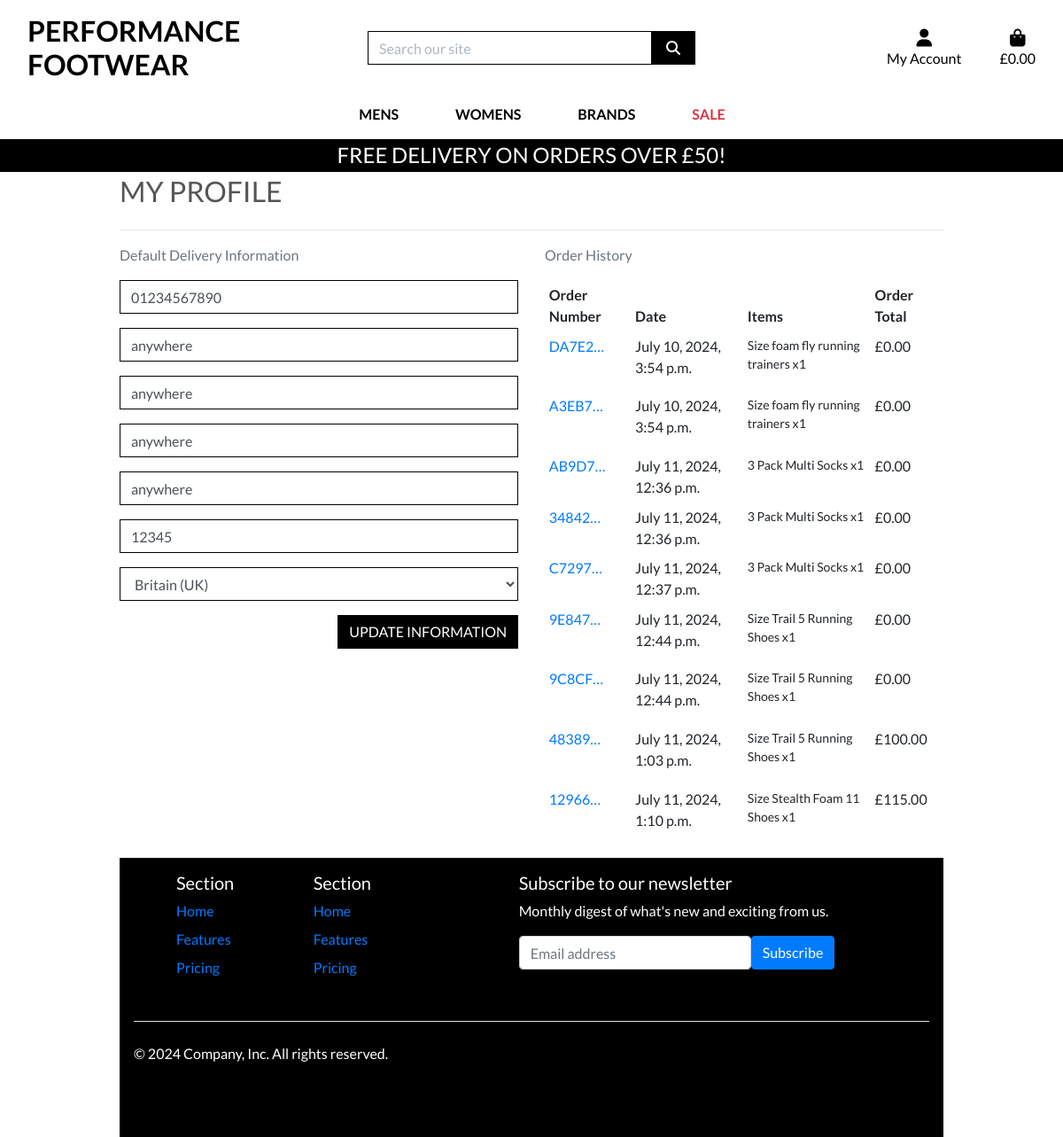
The page /profile/ (signed in) on the database as committed earlier.
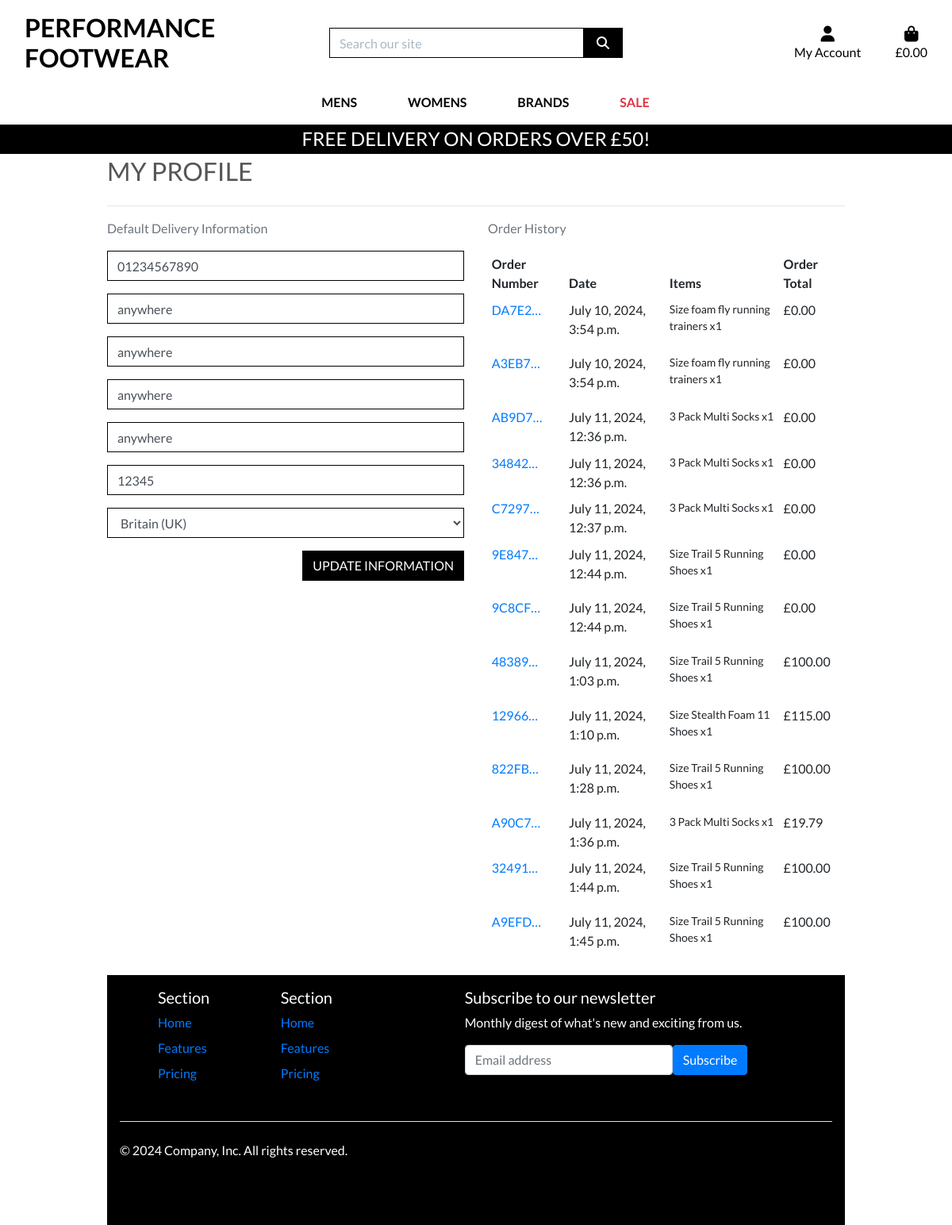
The same page on the database as committed later.
### profiles/models.py (models this page shows, shortened)
class UserProfile(models.Model):
    user = models.OneToOneField(User, on_delete=models.CASCADE)
    default_phone_number = models.CharField(max_length=20, null=True, blank=True)
    default_street_address1 = models.CharField(max_length=80, null=True, blank=True)
    default_street_address2 = models.CharField(max_length=80, null=True, blank=True)
    default_town_or_city = models.CharField(max_length=40, null=True, blank=True)
    default_county = models.CharField(max_length=80, null=True, blank=True)
    default_postcode = models.CharField(max_length=20, null=True, blank=True)
    default_country = CountryField(blank_label='Country', null=True, blank=True)

### checkout/models.py (models this page shows, shortened)
class Order(models.Model):
    order_number = models.CharField(max_length=32, null=False, editable=False)
    user_profile = models.ForeignKey(UserProfile, on_delete=models.SET_NULL,
                                      null=True, blank=True, related_name='orders')
    full_name = models.CharField(max_length=50, null=False, blank=False)
    email = models.EmailField(max_length=254, null=False, blank=False)
    phone_number = models.CharField(max_length=20, null=False, blank=False)
    country = CountryField(blank_label='Country *', null=False, blank=False)
    postcode = models.CharField(max_length=20, null=True, blank=True)
    town_or_city = models.CharField(max_length=40, null=False, blank=False)
    street_address1 = models.CharField(max_length=80, null=False, blank=False)
    street_address2 = models.CharField(max_length=80, null=True, blank=True)
    county = models.CharField(max_length=80, null=True, blank=True)
    date = models.DateTimeField(auto_now_add=True)
    delivery_cost = models.DecimalField(max_digits=6, decimal_places=2, null=False, default=0)
    order_total = models.DecimalField(max_digits=10, decimal_places=2, null=False, default=0)
    grand_total = models.DecimalField(max_digits=10, decimal_places=2, null=False, default=0)
    original_bag = models.TextField(null=False, blank=False, default='')
    stripe_pid = models.CharField(max_length=254, null=False, blank=False, default='')

class OrderLineItem(models.Model):
    order = models.ForeignKey(Order, null=False, blank=False, on_delete=models.CASCADE, related_name='lineitems')
    product = models.ForeignKey(Product, null=False, blank=False, on_delete=models.CASCADE)
    product_size = models.CharField(max_length=2, null=True, blank=True)
    quantity = models.IntegerField(null=False, blank=False, default=0)
    lineitem_total = models.DecimalField(max_digits=6, decimal_places=2, null=False, blank=False, editable=False)
    product_variant = models.ForeignKey(ProductVariant, null=True, blank=True, on_delete=models.CASCADE)

### products/models.py (models this page shows, shortened)
class Product(models.Model):
    GENDER_CHOICES = [
        ('men', 'men'),
        ('women', 'women'),
    ]
    category = models.ForeignKey('Category', null=True,
                                 blank=True, on_delete=models.SET_NULL)
    sku = models.CharField(max_length=254, null=True, blank=True)
    name = models.CharField(max_length=254)
    description = models.TextField()
    has_sizes = models.BooleanField(default=False, null=True, blank=True)
    price = models.DecimalField(max_digits=6, decimal_places=2)
    sale_price = models.DecimalField(max_digits=10, decimal_places=2,
                                     null=True, blank=True)
    rating = models.DecimalField(max_digits=6, decimal_places=2,
                                 null=True, blank=True)
    image_url = models.URLField(max_length=1024, null=True, blank=True)
    image = models.ImageField(null=True, blank=True)
    brand = models.ForeignKey("Brand", null=True, blank=True,
                              on_delete=models.SET_NULL)
    on_sale = models.BooleanField(default=False)
    created_on = models.DateField(default=timezone.now)
    average_rating = models.DecimalField(max_digits=6, decimal_places=2,
                                         null=True, blank=True)
    gender = models.CharField(max_length=10, choices=GENDER_CHOICES,
                              null=True, blank=True)
    materials = models.TextField(null=True, blank=True)
    country_origin = CountryField(blank_label='Country *', null=False, blank=False)

### profiles/views.py (the view)
# urls.py: path('profile/', include('profiles.urls')),
@login_required
def profile(request):
    profile = get_object_or_404(UserProfile, user=request.user)
    if request.method == 'POST':
        form = UserProfileForm(request.POST, instance=profile)
        if form.is_valid():
            form.save()
            messages.success(request, 'Profile updated successfully')
        else:
            messages.error(request, 'Update failed. Please ensure the form is valid.')
    else:
        form = UserProfileForm(instance=profile)
    orders = profile.orders.all()
    template = 'profiles/profile.html'
    context = {
        'form': form,
        'orders': orders,
        'on_profile_page': True
    }
    return render(request, template, context)

### profiles/templates/profiles/profile.html (shortened to what this page needs)
{% extends "base.html" %}
{% load static %}
{% block extra_css %}
    <link rel="stylesheet" href="{% static 'profiles/css/profile.css' %}">
{% endblock %}
{% block page_header %}
    <div class="container header-container">
    </div>
{% endblock %}
{% block content %}
    <div class="overlay"></div>
    <div class="container">
        <div class="row">
            <div class="col">
                <h2 class="logo-font mb-4">My Profile</h2>
                <hr>
            </div>
        </div>
        <div class="row">
            <div class="col-12 col-lg-6">
                <p class="text-muted">Default Delivery Information</p>
                <form class="mt-3" action="{% url 'profile' %}" method="POST" id="profile-update-form">
                    {{ form|crispy }}
                    <button class="btn btn-black rounded-0 text-uppercase float-right">Update Information</button>
                </form>
            </div>
            <div class="col-12 col-lg-6">
                <p class="text-muted">Order History</p>
                <div class="order-history table-responsive">
                    <table class="table table-sm table-borderless">
                        <thead>
                            <tr>
                                <th>Order Number</th>
                                <th>Date</th>
                                <th>Items</th>
                                <th>Order Total</th>
                            </tr>
                        </thead>
                        <tbody>
                            {% for order in orders %}
                                <tr>
                                    <td>
                                        <a href="{% url 'order_history' order.order_number %}"
                                        title="{{ order.order_number }}">
                                            {{ order.order_number|truncatechars:6 }}
                                        </a>
                                    </td>
                                    <td>{{ order.date }}</td>
                                    <td>
                                        <ul class="list-unstyled">
                                            {% for item in order.lineitems.all %}
                                                <li class="small">
                                                    {% if item.product.has_sizes %}
                                                        Size {{ item.product.size|upper }}
                                                    {% endif %}{{ item.product.name }} x{{ item.quantity }}
                                                </li>
                                            {% endfor %}
                                        </ul>
                                    </td>
                                    <td>£{{ order.grand_total }}</td>
                                </tr>
                            {% endfor %}
                        </tbody>
                    </table>
                </div>
            </div>
        </div>
{% endblock %}

### templates/base.html (shortened to what this page needs)
{% load static %}
<!doctype html>
<html lang="en">
  <head>
    {% block corecss %}
        <link rel="stylesheet" href="https://cdn.jsdelivr.net/npm/bootstrap@4.6.2/dist/css/bootstrap.min.css">
        <link rel="stylesheet" href="{% static 'css/base.css' %}">
    {% endblock %}
    {% block extra_css %}
    {% endblock %}
  </head>
  <body>
    <header class="container-fluid fixed-top">
        <div id="topnav" class="row bg-white pt-lg-2 d-none d-lg-flex">
            <div class="col-12 col-lg-4 my-auto py-1 py-lg-0 text-center text-lg-left">
                <a href="{% url 'home' %}" class="nav-link main-logo-link">
                    <h2 class="logo-font text-black my-0"><strong>Performance Footwear</strong></h2>
                </a>
            </div>
            <div class="col-12 col-lg-4 my-auto py-1 py-lg-0">
                <form method="GET" action="{% url 'products' %}">
                    <div class="input-group w-100">
                        <input class="form-control border border-black rounded-0" type="text" name="q" placeholder="Search our site">
                        <div class="input-group-append">
                            <button class="form-control btn btn-black border border-black rounded-0" type="submit">
                                <span class="icon">
                                    <i class="fas fa-search"></i>
                                </span>
                            </button>
                        </div>
                    </div>
                </form>
            </div>
            <div class="col-12 col-lg-4 my-auto py-1 py-lg-0">
                <ul class="list-inline list-unstyled text-center text-lg-right my-0">
                    <li class="list-inline-item dropdown">
                        <a class="text-black nav-link" href="#" id="user-options" data-toggle="dropdown" aria-haspopup="true" aria-expanded="false">
                            <div class="text-center">
                                <div><i class="fas fa-user fa-lg"></i></div>
                                <p class="my-0">My Account</p>
                            </div>
                        </a>
                    </li>
                    <li class="list-inline-item">
                        <a class="{% if grand_total %}text-info font-weight-bold{% else %}text-black{% endif %} nav-link" href="{% url 'view_bag' %}">
                            <div class="text-center">
                                <div><i class="fas fa-shopping-bag fa-lg"></i></div>
                                <p class="my-0">
                                    {% if grand_total %}
                                        £{{ grand_total|floatformat:2 }}
                                    {% else %}
                                        £0.00
                                    {% endif %}
                                </p>
                            </div>
                        </a>
                    </li>
                </ul>
            </div>
        </div>
        <div class="row bg-white">
            <nav class="navbar navbar-expand-lg navbar-light w-100">
                {% include 'includes/main-nav.html' %}
            </nav>
        </div>
        <div id="delivery-banner" class="row text-center">
            <div class="col bg-black text-white">
                <h4 class="logo-font my-1">Free delivery on orders over £{{ free_delivery_threshold }}!</h4>
            </div>
        </div>
    </header>
    {% block page_header %}
    {% endblock %}
    {% block content %}
    {% endblock %}
    <div class="">
        <footer class="fixed-down">
          <div class="row">
            <div class="col-6 col-md-2 mb-3 ml-5">
              <h5>Section</h5>
              <ul class="nav flex-column">
                <li class="nav-item mb-2"><a href="#" class="nav-link p-0 text-body-secondary">Home</a></li>
                <li class="nav-item mb-2"><a href="#" class="nav-link p-0 text-body-secondary">Features</a></li>
                <li class="nav-item mb-2"><a href="#" class="nav-link p-0 text-body-secondary">Pricing</a></li>
              </ul>
            </div>
            <div class="col-6 col-md-2 mb-3">
              <h5>Section</h5>
              <ul class="nav flex-column">
                <li class="nav-item mb-2"><a href="#" class="nav-link p-0 text-body-secondary">Home</a></li>
                <li class="nav-item mb-2"><a href="#" class="nav-link p-0 text-body-secondary">Features</a></li>
                <li class="nav-item mb-2"><a href="#" class="nav-link p-0 text-body-secondary">Pricing</a></li>
              </ul>
            </div>
            <div class="col-md-5 offset-md-1 mb-3">
              <form>
                <h5>Subscribe to our newsletter</h5>
                <p>Monthly digest of what's new and exciting from us.</p>
                <div class="d-flex flex-column flex-sm-row w-100 gap-2">
                  <input id="newsletter1" type="text" class="form-control" placeholder="Email address">
                  <button class="btn btn-primary" type="button">Subscribe</button>
                </div>
              </form>
            </div>
          </div>
          <div class="d-flex flex-column flex-sm-row justify-content-between py-4 my-4 border-top">
            <p>© 2024 Company, Inc. All rights reserved.</p>
            <ul class="list-unstyled d-flex">
                <li class="ms-3"><a class="link-body-emphasis" href="#"><svg class="bi" width="24" height="24"><use xlink:href="#facebook"></use></svg></a></li>
            </ul>
          </div>
        </footer>
      </div>
  </body>
</html>

### templates/includes/main-nav.html (shortened to what this page needs)
<div class="collapse navbar-collapse" id="main-nav">
    <ul class="navbar-nav w-auto mx-auto">
        <li class="nav-item dropdown">
            <a class="logo-font font-weight-bold nav-link text-black mr-5" href="#" id="all-products-link" data-toggle="dropdown" aria-haspopup="true" aria-expanded="false">
                Mens
            </a>
        </li>
        <li class="nav-item dropdown">
            <a class="logo-font font-weight-bold nav-link text-black mr-5" href="#" id="clothing-link" data-toggle="dropdown" aria-haspopup="true" aria-expanded="false">
                Womens
            </a>
        </li>
        <li class="nav-item dropdown">
            <a class="logo-font font-weight-bold nav-link text-black mr-5" href="#" id="all-products-link" data-toggle="dropdown" aria-haspopup="true" aria-expanded="false">
                Brands
            </a>
        </li>
        <li class="nav-item dropdown">
            <a class="logo-font font-weight-bold nav-link text-danger" href="#" id="specials-link" data-toggle="dropdown" aria-haspopup="true" aria-expanded="false">
                Sale
            </a>
        </li>
    </ul>
</div>

Rows that differ between the two databases and show on the page:
added Order: order_number "822FB…", date "July 11, 2024, 1:28 p.m.", grand_total "100.00"
added OrderLineItem: product.name "Trail 5 Running Shoes", quantity "1", shown under "822FB…"
added Order: order_number "A90C7…", date "July 11, 2024, 1:36 p.m.", grand_total "19.79"
added OrderLineItem: product.name "3 Pack Multi Socks", quantity "1", shown under "A90C7…"
added Order: order_number "32491…", date "July 11, 2024, 1:44 p.m.", grand_total "100.00"
added OrderLineItem: product.name "Trail 5 Running Shoes", quantity "1", shown under "32491…"
added Order: order_number "A9EFD…", date "July 11, 2024, 1:45 p.m.", grand_total "100.00"
added OrderLineItem: product.name "Trail 5 Running Shoes", quantity "1", shown under "A9EFD…"
